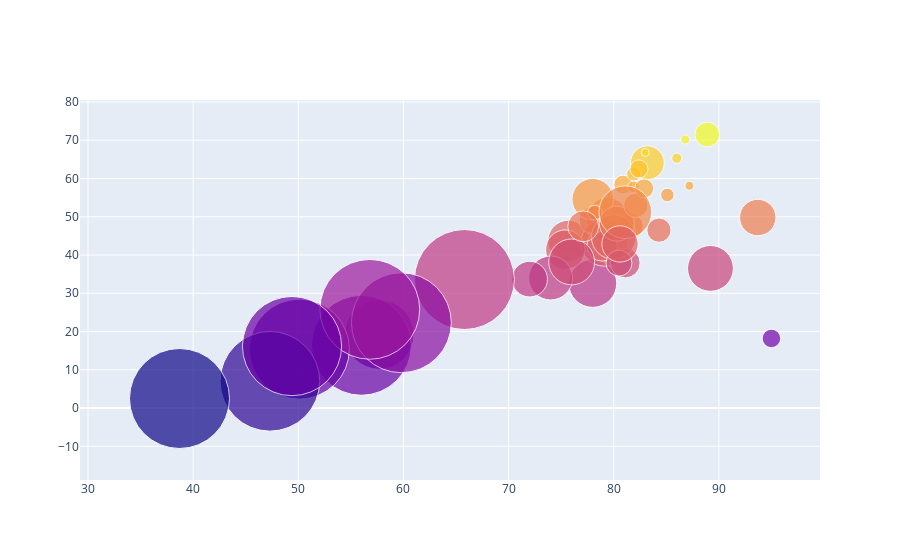

Source (notebook cell):
### Code cell
fig = go.Figure(data=go.Scatter(x=fr_att_merge_filter_df["PROPORTIONAL_ATTENDANCE_TOTAL_PCT"],
                                y=fr_att_merge_filter_df["TOTAL_PCT"], 
                                mode="markers", 
                                marker_size = fr_att_merge_filter_df["FR_PCT"], 
                                marker_color = fr_att_merge_filter_df["TOTAL_PCT"]
                               #color=fr_att_merge_filter_df["COUNTY"]
                               ))

fig.show()

### Figure 1 — Plotly figure (JSON) as saved in the notebook; plotly's stock layout.template omitted (floating-point values rounded to 4 significant figures)
{"data": [{"marker": {"color": [71.5, 43.7, 49.5, 32.6, 43.2, 49.8, 47.5, 41.4, 18.2, 42.4, 34, 64.1, 46.5, 36.5, 37.9, 49.1, 44.7, 54.6, 58.4, 61.2, 51.1, 48.2, 53, 19.2, 16.4, 38.2, 57.8, 58.1, 55.7, 37.9, 57.4, 33.7, 51.2, 62.5, 70.2, 33.6, 15.4, 66.8, 47.5, 7, 22.3, 2.5, 25.8, 42.9, 65.3, 16.2], "size": [24.8, 41.4, 42.3, 48.1, 46.8, 36.4, 25.4, 39.5, 18.5, 30.6, 44, 33.8, 24.2, 45.8, 29.7, 27.5, 44.6, 41.5, 18.9, 14.2, 14.8, 35, 24.3, 69.4, 99.9, 45.9, 11.9, 9, 13.5, 26, 19, 35.7, 52.7, 18.1, 9.1, 100, 100, 8, 30.9, 99.7, 99.9, 100, 99.8, 36.3, 10.2, 99.2]}, "mode": "markers", "type": "scatter", "x": [88.9, 75.7, 79.4, 78, 79.1, 93.7, 81.6, 75.4, 95, 78.9, 74, 83.2, 84.3, 89.2, 81.1, 78, 80, 78, 80.9, 81.9, 78.2, 80.3, 82.1, 57.7, 56, 76, 81.9, 87.2, 85.1, 80.5, 82.9, 72, 81.1, 82.4, 86.8, 65.8, 50.1, 83, 77.1, 47.3, 59.8, 38.7, 56.8, 80.6, 86, 49.4], "y": [71.5, 43.7, 49.5, 32.6, 43.2, 49.8, 47.5, 41.4, 18.2, 42.4, 34, 64.1, 46.5, 36.5, 37.9, 49.1, 44.7, 54.6, 58.4, 61.2, 51.1, 48.2, 53, 19.2, 16.4, 38.2, 57.8, 58.1, 55.7, 37.9, 57.4, 33.7, 51.2, 62.5, 70.2, 33.6, 15.4, 66.8, 47.5, 7, 22.3, 2.5, 25.8, 42.9, 65.3, 16.2]}], "layout": {"autosize": true, "xaxis": {"autorange": true, "range": [27.21, 100.2], "type": "linear"}, "yaxis": {"autorange": true, "range": [-57.6, 93.7], "type": "linear"}}}
